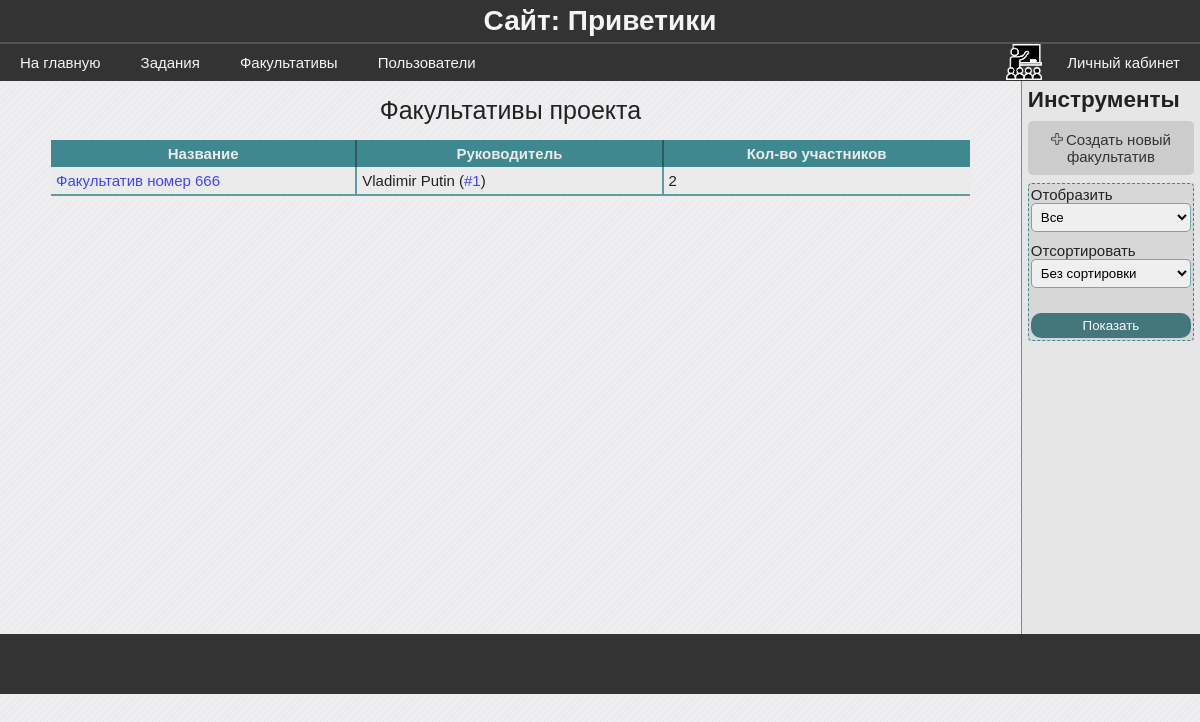
Before: /groups (signed in) with the older database file.
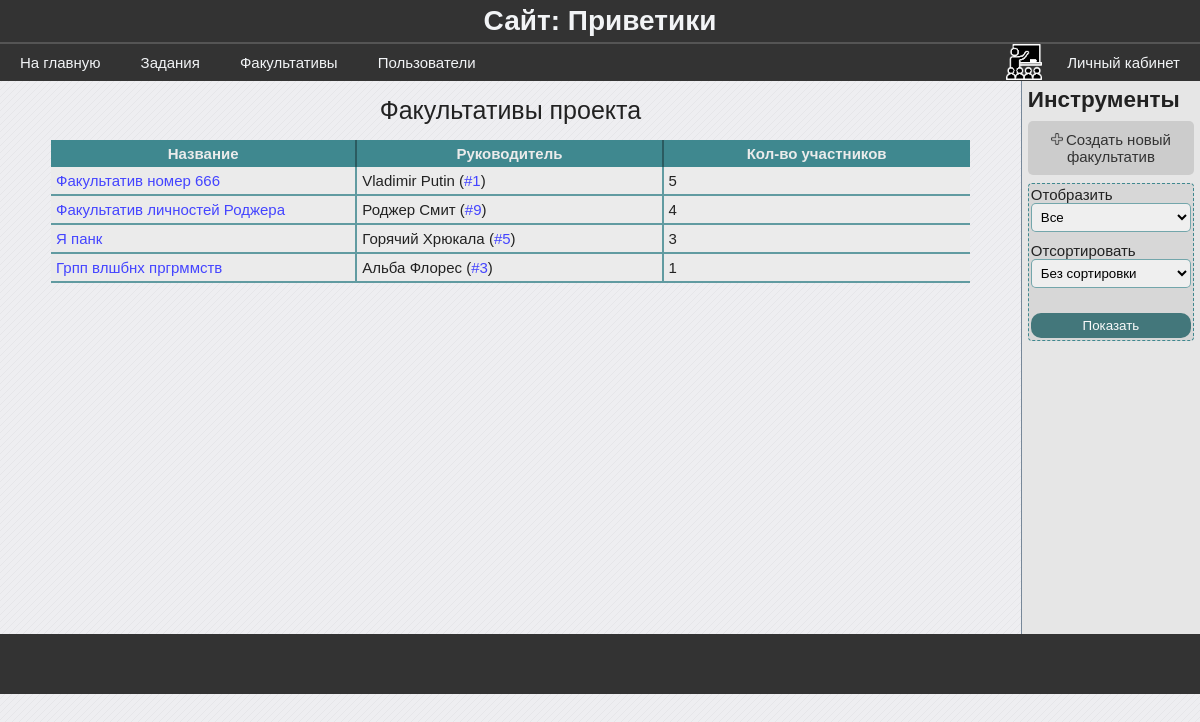
After: the same page with the newer database file.
### data/model_groups.py (models this page shows)
class Group(SqlAlchemyBase, SerializerMixin):
    __tablename__ = 'groups'
    id = sqlalchemy.Column(sqlalchemy.Integer,
                           primary_key=True,
                           autoincrement=True)
    name = sqlalchemy.Column(sqlalchemy.String)
    leader_id = sqlalchemy.Column(sqlalchemy.Integer,
                                  sqlalchemy.ForeignKey('users.id'))
    info = sqlalchemy.Column(sqlalchemy.String)
    users_num = sqlalchemy.Column(sqlalchemy.Integer, default=0)
    tasks = sqlalchemy.orm.relation("Task",
                                    secondary="groups_to_tasks",
                                    backref="groups")
    @hybrid_property
    def leader(self):
        session = create_session()
        leader = session.query(User).get(self.leader_id)
        return leader

### data/model_users.py (models this page shows, shortened)
class User(SqlAlchemyBase, UserMixin, SerializerMixin):
    __tablename__ = 'users'
    id = sqlalchemy.Column(sqlalchemy.Integer,
                           primary_key=True, autoincrement=True)
    surname = sqlalchemy.Column(sqlalchemy.String)
    name = sqlalchemy.Column(sqlalchemy.String)
    age = sqlalchemy.Column(sqlalchemy.Integer)
    email = sqlalchemy.Column(sqlalchemy.String)
    type = sqlalchemy.Column(sqlalchemy.Integer)
    last_time_in = sqlalchemy.Column(sqlalchemy.String,
                                     default=time.ctime)
    hashed_password = sqlalchemy.Column(sqlalchemy.String)
    groups = sqlalchemy.orm.relation("Group",
                                     secondary="users_to_groups",
                                     backref="users")

### blueprints/groups.py (the view)
@blueprint.route('/groups', methods=["GET", "POST"])
def groups():
    session = db_session.create_session()
    form = FormFilterGroups()
    if form.validate_on_submit():
        if form.filter_by.data == 2:
            groups = session.query(Group).all()
        else:
            groups = current_user.groups
        if form.sort_by.data == 2:
            groups.sort(key=lambda x: x.name)
        elif form.sort_by.data == 1:
            groups.sort(key=lambda x: -x.users_num)
        return render_template('groups.html', groups=groups, bool_userbox=True, form=form)
    else:
        groups = session.query(Group).all()
        return render_template('groups.html', groups=groups, bool_userbox=True, form=form)

### forms/form_filter_groups.py
class FormFilterGroups(FlaskForm):
    filter_by = SelectField('Отобразить', choices=[(2, 'Все'), (1, 'Мои факультативы')], coerce=int)
    sort_by = SelectField('Отсортировать', choices=[(3, 'Без сортировки'), (2, 'По алфавиту'), (1, 'По колличеству участников')], coerce=int)
    submit = SubmitField('Показать')

### blueprints/user_authenticate.py (called while the page is built)
@login_manager.user_loader
def user_load(user_id):
    session = db_session.create_session()
    return session.query(User).get(user_id)

### data/db_session.py (called while the page is built)
def create_session() -> Session:
    global __factory
    return __factory()

### templates/groups.html (shortened to what this page needs)
{% extends "base.html" %}
{% block content %}
    <table class="average-table">
        <caption>Факультативы проекта</caption>
        <thead>
            <th>Название</th>
            <th>Руководитель</th>
            <th>Кол-во участников</th>
        </thead>
        <tbody>
            {% for group in groups %}
                <tr>
                    <td><a href="/group/{{ group.id }}">{{ group.name }}</a></td>
                    <td>{{ group.leader.name }} {{ group.leader.surname }} (<a href="/user/{{ group.leader_id }}">#{{ group.leader_id }}</a>)</td>
                    <td>{{ group.users_num }}</td>
                </tr>
            {% endfor %}
        </tbody>
    </table>
{% endblock %}
{% if bool_userbox %}
{% block userbox %}
    <h2>Инструменты</h2>
    {% from 'macros/render_field.html' import render_field %}
    {% if current_user.is_authenticated and current_user.type < 3 %}
    <a href="/add_group" class='btn'>
        <img src="/static/images/add_icon1.png" alt="">Создать новый факультатив</a>
    {% endif %}
    <form method="POST" class="mini-form" novalidate>
        {% if current_user.is_authenticated %}
        {{ render_field(form.filter_by, class="form-field") }}
        {% endif %}
        {{ render_field(form.sort_by, class="form-field") }}
        <section>
            {{ form.submit(class='blue-btn submit') }}
        </section>
    </form>
{% endblock %}
{% endif %}

### templates/base.html (shortened to what this page needs)
<!DOCTYPE html>
<html lang="en">
<head>
    <link rel="stylesheet" href="../static/css/stylesheet.css">
</head>
<body>
    <header class="page-header">
        <h1>Сайт: Приветики</h1>
        <div class="flexbox flex_r_nowr flex_jcspacebetween_aicenter">
            <div class="flexbox">
                <a href="">На главную</a>
                {% if current_user.is_authenticated %}
                    <a href="">Задания</a>
                {% endif %}
                <a href="/groups">Факультативы</a>
                <a href="/users">Пользователи</a>
            </div>
            <div class="flexbox">
                {% if current_user.is_authenticated %}
                    {% if current_user.type == 0 %}
                        <img src="../static/images/admin1.png" alt="" class="page-header-icon">
                    {% elif current_user.type == 1 %}
                        <img src="../static/images/moder1.png" alt="" class="page-header-icon">
                    {% elif current_user.type == 2 %}
                        <img src="../static/images/teacher3.png" alt="" class="page-header-icon">
                    {% elif current_user.type == 3 %}
                        <img src="../static/images/student1.png" alt="" class="page-header-icon">
                    {% endif %}
                    <a href="/logout">Личный кабинет</a>
                {% else %}
                    <a href="/login">Войти</a>
                    <a href="/registration">Зарегистрироваться</a>
                {% endif %}
            </div>
        </div>
    </header>
    <main class="{{ 'flexbox flex_r_nowr' if bool_userbox }}">
        <div class="{{ 'main-content-userbox' if bool_userbox }}">
            {% block content %}{% endblock %}
        </div>
        {% if bool_userbox %}
        <div class='userbox flexbox flex_c_nowr'>
            {% block userbox %}{% endblock %}
        </div>
        {% endif %}
    </main>
    <footer class="page-footer"></footer>
</body>
</html>

### templates/macros/render_field.html (shortened to what this page needs)
{% macro render_field(field) %}
    <section>
        {{ field.label() }}
        {{ field(**kwargs) }}
    </section>
{% endmacro %}

### static/css/stylesheet.css (style rules this page uses)
body { background-color: #eeeef1; font-family: "Calibri", sans-serif; font-size: 15px; }
* { margin: 0; padding: 0; }
main { color: #222222; min-height: 553px; }
.main-content-userbox { width: 86%; }
a { text-decoration: none; }
.userbox { background-color: rgb(230, 230, 230); border-left: 1px solid lightslategrey; padding: 0.5%; width: 14%; }
.userbox a img { height: 12px; margin-right: 3px; }
.userbox h2 { margin-bottom: 8px; }
.userbox .btn { margin-bottom: 8px; }
.userbox input { text-decoration: none; border: none; width: 100%; }
.page-header { background-color: #333; }
.page-header a { color: #f2f4f6; padding: 10px 20px; text-decoration: none; }
.page-header h1 { padding: 5px 0; border-bottom: 2px solid #555; color: #f2f4f6; font-size: 28px; text-align: center; }
.page-header-icon { height: 36px; margin-right: 5px; }
.page-footer { background-color: #333; color: #f2f4f6; height: 40px; padding: 10px; text-align: center; }
.btn { display: block; background: #ccc; padding: 10px; color: #333; border-radius: 5px; text-align: center; }
.blue-btn { background-color: rgba(51, 109, 114, 1); color: white; }
.flexbox { display: flex; }
.flex_r_nowr { flex-flow: row nowrap; }
.flex_c_nowr { flex-flow: column nowrap; }
.flex_jcspacebetween_aicenter { justify-content: space-between; align-items: flex-end; }
.form-field { border-radius: 5px; border: 1px solid rgba(63, 136, 143, 0.7); box-sizing: border-box; outline: none; padding: 10px; width: 100%; }
.submit { background-color: rgba(51, 109, 114, 0.9); border-color: rgba(41, 87, 91, 0.9); border-radius: 10px; color: rgb(250, 250, 250); cursor: pointer; margin-top: 15px; padding: 10px; }
.mini-form { background-color: rgba(215, 215, 215); border: 1px dashed rgba(63, 136, 143); border-radius: 4px; padding: 2px; }
.mini-form .form-field { padding: 5px; margin-bottom: 10px; }
.mini-form .submit { padding: 5px; }
.average-table { border-spacing: 0; margin: auto; table-layout: fixed; width: 90%; }
.average-table a { color: #44f; }
.average-table caption { font-size: 25px; padding: 15px 0px; }
.average-table th { color:rgba(235, 235, 235); background-color: rgba(63, 136, 143, 1); border-right: 2px solid rgba(41, 87, 91, 0.9); padding: 5px 0px; margin-bottom: 5px; }
.average-table th:last-child { border-right: none; }
.average-table td { background-color: rgba(235, 235, 235); border-bottom: 2px solid rgba(63, 136, 143, 0.8); border-right: 2px solid rgba(63, 136, 143, 0.8); padding: 5px 5px; }
.average-table td:last-child { border-right: none; }

Changed rows visible on the page:
changed Group "Факультатив номер 666": users_num "2" → "5"
added Group: name "Факультатив личностей Роджера", leader.name "Роджер", leader.surname "Смит", leader_id "9", users_num "4"
added Group: name "Я панк", leader.name "Горячий", leader.surname "Хрюкала", leader_id "5", users_num "3"
added Group: name "Грпп влшбнх пргрммств", leader.name "Альба", leader.surname "Флорес", leader_id "3", users_num "1"
